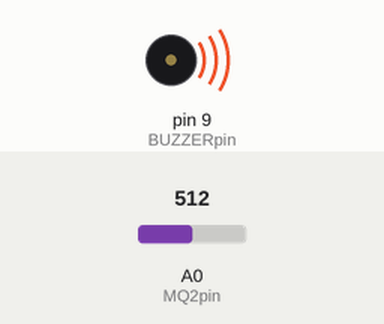
Simulated run of this sketch. Board: Arduino Uno, built with avr-gcc and run on an emulated ATmega328P. On the bench: buzzer (waves = sounding, pin HIGH). Inputs (shaded band) come from the test bench; at power-on: A0 (MQ2pin) = 512. What the sketch prints to the serial monitor is not drawn.

Above: at 20.5 s.
At 23.0 s:
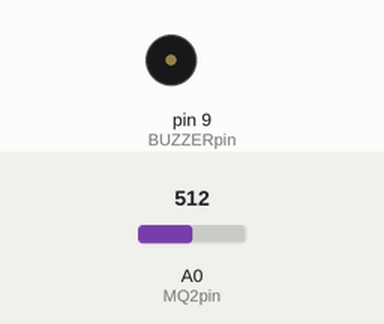
Timing chart, 0 to 26.5 s (numbered marks = the images above):
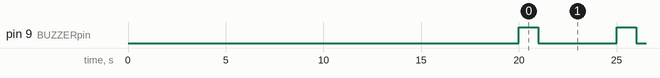

Measured:
- by itself, pin 9 (BUZZERpin): alternates HIGH for 1.0 s and LOW for 4.0 s

The sketch:

simplegassensor.ino
```cpp
#define MQ2pin A0      // Analog pin to which the MQ2 sensor is connected
#define BUZZERpin 9    // Pin to which the buzzer is connected

int sensorValue;       // variable to store sensor value

void setup() {
  Serial.begin(9600);  // sets the serial port to 9600
  Serial.println("MQ2 warming up!");
  delay(20000);        // allow the MQ2 to warm up

  pinMode(BUZZERpin, OUTPUT);  // Set BUZZERpin as an output pin
}

void loop() {
  sensorValue = analogRead(MQ2pin); // read analog output pin
  Serial.print("Analog Output: ");
  Serial.println(sensorValue);  // Print the sensor value

  // Determine the status
  if (sensorValue > 49) {  // Adjust the threshold value as per your requirement
    Serial.println("  |  Smoke: Detected!");
    digitalWrite(BUZZERpin, HIGH); // Turn on the buzzer
    delay(1000); // Buzzer ON time (1 second)
    digitalWrite(BUZZERpin, LOW); // Turn off the buzzer
  } else {
    Serial.println("  |  Smoke: -");
  }

  delay(4000); // wait 2s for the next reading
}
```
